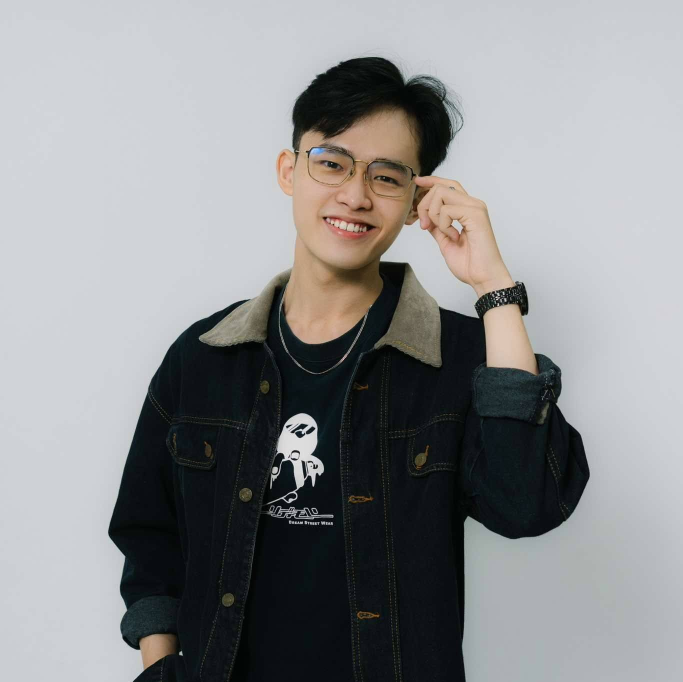
#> input picture ref/image.jpg, 1366 x 1364 px (shown at 1/2 size)
$ python gen_svg.py
#> lines starting #> are read from the running program, lines starting #| are printed output that depends on the picture
"""Generate standalone dark and light ASCII portraits for the GitHub profile."""

from PIL import Image, ImageEnhance


# Ordered from dense to sparse. The backtick is inserted separately so this
# source remains easy to embed in tooling while preserving the original set.
CHARS = (
    r'$@B%8&WM#*oahkbdpqwmZO0QLCJUYXzcvunxrjft/\|()1{}[]?-_+~<>i!lI;:,"^'
    + chr(96)
    + r"\'. "
)


def img_to_ascii(
    path: str,
    cols: int = 70,
    rows: int = 40,
    light: bool = False,
) -> list[str]:
    """Return ASCII lines representing the image."""
    n = len(CHARS) - 1
    img = Image.open(path).convert("RGB")

    # Keep the original tight portrait crop.
    width, height = img.size
    img = img.crop(
        (
            int(width * 0.12),
            int(height * 0.00),
            int(width * 0.88),
            int(height * 0.68),
        )
    )

    # Remove the near-white/grey background before converting to characters.
    rgb_pixels = img.load()
    cropped_width, cropped_height = img.size
    for y in range(cropped_height):
        for x in range(cropped_width):
            red, green, blue = rgb_pixels[x, y]
            luminance = (0.299 * red) + (0.587 * green) + (0.114 * blue)
            saturation = max(red, green, blue) - min(red, green, blue)
            if luminance > 185 and saturation < 30:
                rgb_pixels[x, y] = (255, 255, 255)

    img = img.convert("L")
    img = ImageEnhance.Contrast(img).enhance(2.0)
    img = ImageEnhance.Brightness(img).enhance(1.0)
    img = img.resize((cols, rows), Image.LANCZOS)

    pixels = list(img.getdata())
    lines: list[str] = []
    for row_index in range(rows):
        row = pixels[row_index * cols : (row_index + 1) * cols]
        line_chars: list[str] = []
        for pixel in row:
            normalized = pixel / 255.0
            gamma = normalized**0.45
            line_chars.append(CHARS[int(gamma * n)])
        lines.append("".join(line_chars))

    return lines


def escape_xml(value: str) -> str:
    return (
        value.replace("&", "&amp;")
        .replace("<", "&lt;")
        .replace(">", "&gt;")
        .replace('"', "&quot;")
    )


def make_svg(lines: list[str], dark: bool = True) -> str:
    """Build an SVG containing only the ASCII portrait and identity."""
    if dark:
        background = "#0d1117"
        card_background = "#0d1117"
        ascii_color = "#c9d1d9"
        name_color = "#e6edf3"
        handle_color = "#58a6ff"
    else:
        background = "#f0f2f5"
        card_background = "#e1e4e8"
        ascii_color = "#24292e"
        name_color = "#24292e"
        handle_color = "#0366d6"

    width, height = 448, 580
    margin = 14
    card_width = 420
    card_height = height - (margin * 2)
    padding = 8
    ascii_font_size = 8.2

    usable_width = card_width - (2 * padding)
    usable_height = card_height - (2 * padding) - 42

    first = next((i for i, line in enumerate(lines) if line.strip()), 0)
    last = len(lines) - 1 - next(
        (i for i, line in enumerate(reversed(lines)) if line.strip()),
        0,
    )
    trimmed_lines = lines[first : last + 1]

    if trimmed_lines:
        character_count = len(trimmed_lines[0])
        row_count = len(trimmed_lines)
        character_width = usable_width / character_count
        letter_spacing = character_width - (ascii_font_size * 0.606)
        line_height = usable_height / row_count
    else:
        letter_spacing = 0
        line_height = 12.5

    ascii_x = margin + padding
    ascii_y = margin + padding + line_height

    rendered_rows: list[str] = []
    for index, line in enumerate(trimmed_lines):
        y = ascii_y + (index * line_height)
        rendered_rows.append(
            f'<text x="{ascii_x:.1f}" y="{y:.1f}" '
            f'font-size="{ascii_font_size}" fill="{ascii_color}" '
            f'letter-spacing="{letter_spacing:.3f}" xml:space="preserve">'
            f"{escape_xml(line)}</text>"
        )

    name_y = ascii_y + (len(trimmed_lines) * line_height) + 8
    handle_y = name_y + 17
    rows_svg = "\n".join(rendered_rows)

    return f"""<svg xmlns="http://www.w3.org/2000/svg"
  width="{width}" height="{height}" viewBox="0 0 {width} {height}"
  role="img" aria-labelledby="title desc"
  font-family="'Cascadia Code','Fira Code','Consolas',monospace">
  <title id="title">ASCII portrait of Lê Đức Anh</title>
  <desc id="desc">A character-based portrait with the handle @ldanh270.</desc>

  <rect width="{width}" height="{height}" rx="16" fill="{background}"/>
  <rect x="{margin}" y="{margin}" width="{card_width}" height="{card_height}"
        rx="12" fill="{card_background}"/>

  {rows_svg}

  <text x="{margin + (card_width // 2)}" y="{name_y}"
        text-anchor="middle" font-size="15" font-weight="700"
        fill="{name_color}" letter-spacing="0.4">Lê Đức Anh</text>
  <text x="{margin + (card_width // 2)}" y="{handle_y}"
        text-anchor="middle" font-size="11"
        fill="{handle_color}" letter-spacing="0.3">@ldanh270</text>
</svg>"""


# [216 lines left out: function make_code_svg, not called in this run]


if __name__ == "__main__":
    image_path = "ref/image.jpg"

    print("Generating ASCII portrait (dark)...")
    dark_lines = img_to_ascii(image_path, cols=70, rows=40, light=False)
#> in img_to_ascii, img is the input picture: PIL image 1366x1364 RGB; mean R, G, B 140.5, 141.4, 143.1
#> in img_to_ascii, `img = img.crop( ( int(width * 0.12), int(height * 0.00), int(width * 0..`:
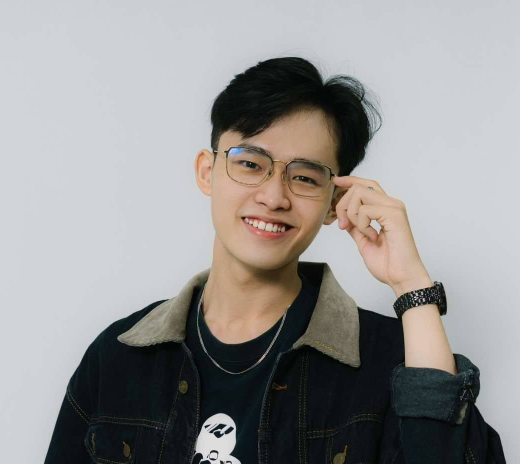
#> img: PIL image 1039x927 RGB (shown at 1/2 size); mean R, G, B 148.9, 147.5, 147
#> in img_to_ascii, `img = img.convert("L")`:
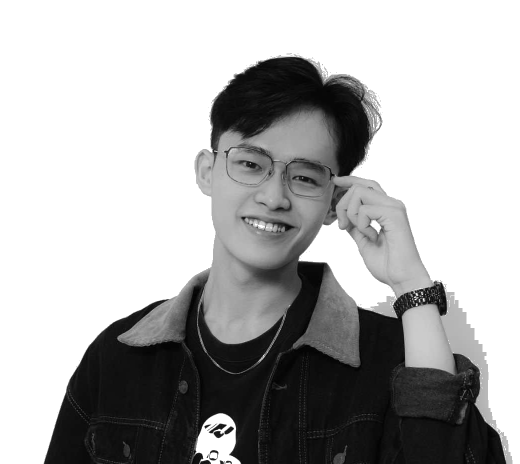
#> img: PIL image 1039x927 L (shown at 1/2 size); min 0, max 255, mean 174.8
#> in img_to_ascii, `img = ImageEnhance.Contrast(img).enhance(2.0)`:
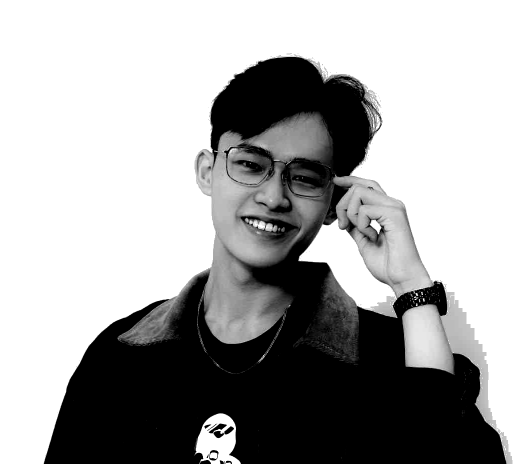
#> img: PIL image 1039x927 L (shown at 1/2 size); min 0, max 255, mean 165.1
#> in img_to_ascii, `img = img.resize((cols, rows), Image.LANCZOS)`:
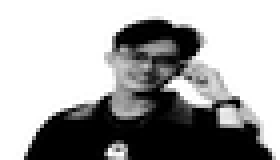
#> img: PIL image 70x40 L (shown 4 times larger); min 0, max 255, mean 165.2
#> in img_to_ascii, `pixels = list(img.getdata())`: pixels = 2800 values, max 255 at index 0, min 0 at index 454, mean 165.2
#> after the loop in img_to_ascii, `for row_index in range(rows):`: lines = 40 items
#> dark_lines = 40 items

    print("Generating ASCII portrait (light)...")
    light_lines = img_to_ascii(image_path, cols=70, rows=40, light=True)
#> light_lines = 40 items

    print("Writing dark_mode.svg...")
    with open("dark_mode.svg", "w", encoding="utf-8") as output:
        output.write(make_svg(dark_lines, dark=True))
#> in make_svg, `first = next((i for i, line in enumerate(lines) if line.strip()), 0)`: first = 2
#> in make_svg, `last = len(lines) - 1 - next( (i for i, line in enumerate(reversed(lin..`: last = 39
#> in make_svg, `trimmed_lines = lines[first : last + 1]`: trimmed_lines = 38 items
#> in make_svg, `character_count = len(trimmed_lines[0])`: character_count = 70
#> in make_svg, `row_count = len(trimmed_lines)`: row_count = 38
#> in make_svg, `character_width = usable_width / character_count`: character_width = 5.77
#> in make_svg, `letter_spacing = character_width - (ascii_font_size * 0.606)`: letter_spacing = 0.802
#> in make_svg, `line_height = usable_height / row_count`: line_height = 13
#> in make_svg, `ascii_y = margin + padding + line_height`: ascii_y = 35
#> the loop in make_svg, `for index, line in enumerate(trimmed_lines):` made 38 passes
#> y on passes 1 to 12: 35, 48, 61, 74, 87, 100, 113, 126, 139, 152, 165, 178
#> after the loop in make_svg, `for index, line in enumerate(trimmed_lines):`: rendered_rows = 38 items
#> in make_svg, `name_y = ascii_y + (len(trimmed_lines) * line_height) + 8`: name_y = 537
#> in make_svg, `handle_y = name_y + 17`: handle_y = 554

    print("Writing light_mode.svg...")
    with open("light_mode.svg", "w", encoding="utf-8") as output:
        output.write(make_svg(light_lines, dark=False))
#> the loop in make_svg (call 2), `for index, line in enumerate(trimmed_lines):` made 38 passes

    print("Done!")
